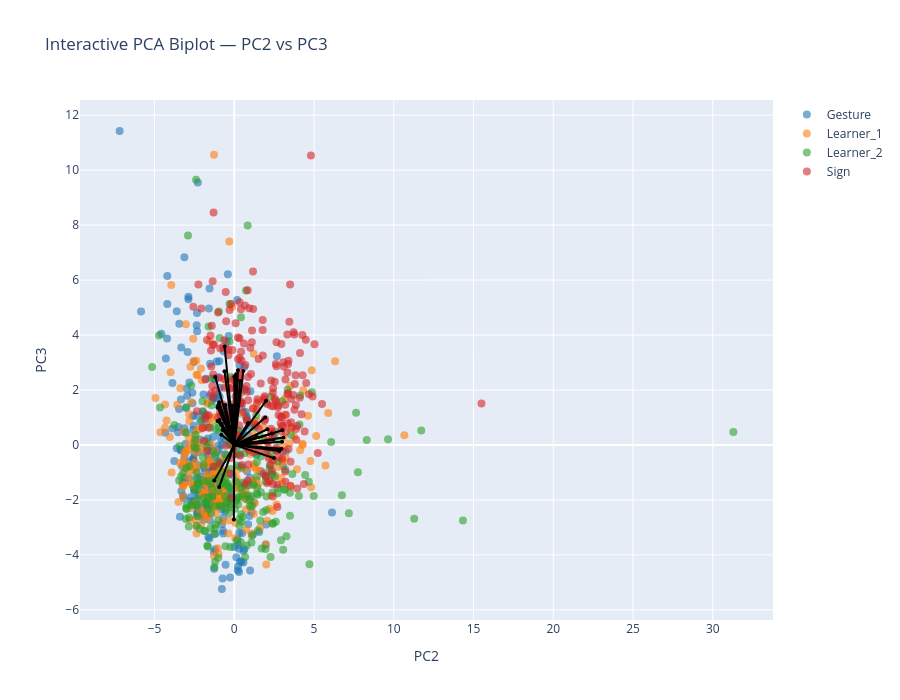

Source (notebook cell):
### Markdown cell above
### Biplot PC2-PC3

### Code cell
pcs_to_plot = [2, 3]  # PC1–PC2

sig_features_GS = (
    df_sig_vars_GS[
        (df_sig_vars_GS["sig_loading"]) &
        (df_sig_vars_GS["PC"].isin(pcs_to_plot))
    ]["feature"]
    .unique()
)

feature_names = df_clean.columns[:-1]
selected_vars = [feature_names.get_loc(f) for f in sig_features_GS if f in feature_names]

arrow_strength = (
    df_sig_vars_GS[df_sig_vars_GS["PC"].isin([pcs_to_plot])]
    .groupby("feature")["index_loading"]
    .mean()
    .to_dict()
)

interactive_PCA_biplot(
    score=x_new_GS, 
    coeff=loadings_GS, 
    labels=feature_names, 
    y=y, 
    selected_vars=selected_vars, 
    pc_x=pcs_to_plot[0], pc_y=pcs_to_plot[1],
    show_labels=False,
    le=le,
    arrow_strength=arrow_strength
)

# static plot
static_PCA_biplot(
    score=x_new_GS, 
    coeff=loadings_GS, 
    labels=feature_names, 
    y=y, 
    selected_vars=selected_vars, 
    pc_x=pcs_to_plot[0], pc_y=pcs_to_plot[1],
    show_labels=False,
    arrow_strength=arrow_strength,
    le=le,
    save_path=os.path.join(curfolder, "Plots", "PCA_GS_all_PC2_3_biplot.png")
)

### Figure 1 — Plotly figure (JSON) as saved in the notebook; plotly's stock layout.template omitted (floating-point values rounded to 4 significant figures; data arrays with more than 128 entries replaced by an {"elided": "..."} marker saying what was removed)
{"data": [{"hoverinfo": "text", "marker": {"color": "#1f77b4", "opacity": 0.6, "size": 8}, "mode": "markers", "name": "Gesture", "showlegend": true, "text": {"elided": "248 str values"}, "type": "scatter", "x": {"elided": "248 float values"}, "y": {"elided": "248 float values"}}, {"hoverinfo": "text", "marker": {"color": "#ff7f0e", "opacity": 0.6, "size": 8}, "mode": "markers", "name": "Learner_1", "showlegend": true, "text": {"elided": "244 str values"}, "type": "scatter", "x": {"elided": "244 float values"}, "y": {"elided": "244 float values"}}, {"hoverinfo": "text", "marker": {"color": "#2ca02c", "opacity": 0.6, "size": 8}, "mode": "markers", "name": "Learner_2", "showlegend": true, "text": {"elided": "240 str values"}, "type": "scatter", "x": {"elided": "240 float values"}, "y": {"elided": "240 float values"}}, {"hoverinfo": "text", "marker": {"color": "#d62728", "opacity": 0.6, "size": 8}, "mode": "markers", "name": "Sign", "showlegend": true, "text": {"elided": "239 str values"}, "type": "scatter", "x": {"elided": "239 float values"}, "y": {"elided": "239 float values"}}, {"hoverinfo": "text", "hovertext": "gross__magnitude__arm_speed_Gmean", "line": {"color": "black"}, "marker": {"size": 4}, "mode": "lines+markers", "showlegend": false, "textposition": "top center", "type": "scatter", "x": [0, -0.6066], "y": [0, 3.582]}, {"hoverinfo": "text", "hovertext": "gross__variability__arm_speed_Gstd", "line": {"color": "black"}, "marker": {"size": 4}, "mode": "lines+markers", "showlegend": false, "textposition": "top center", "type": "scatter", "x": [0, -1.045], "y": [0, 1.361]}, {"hoverinfo": "text", "hovertext": "gross__magnitude__arm_speed_peak_mean", "line": {"color": "black"}, "marker": {"size": 4}, "mode": "lines+markers", "showlegend": false, "textposition": "top center", "type": "scatter", "x": [0, -0.9988], "y": [0, 1.448]}, {"hoverinfo": "text", "hovertext": "gross__rhythm__arm_speed_peak_n", "line": {"color": "black"}, "marker": {"size": 4}, "mode": "lines+markers", "showlegend": false, "textposition": "top center", "type": "scatter", "x": [0, -0.5724], "y": [0, 1.456]}, {"hoverinfo": "text", "hovertext": "gross__rhythm__arm_speed_mod_depth", "line": {"color": "black"}, "marker": {"size": 4}, "mode": "lines+markers", "showlegend": false, "textposition": "top center", "type": "scatter", "x": [0, -0.7299], "y": [0, 0.5446]}, {"hoverinfo": "text", "hovertext": "gross__magnitude__arm_acc_Gmean", "line": {"color": "black"}, "marker": {"size": 4}, "mode": "lines+markers", "showlegend": false, "textposition": "top center", "type": "scatter", "x": [0, -0.6159], "y": [0, 2.681]}, {"hoverinfo": "text", "hovertext": "gross__variability__arm_acc_Gstd", "line": {"color": "black"}, "marker": {"size": 4}, "mode": "lines+markers", "showlegend": false, "textposition": "top center", "type": "scatter", "x": [0, -1.041], "y": [0, 0.874]}, {"hoverinfo": "text", "hovertext": "gross__magnitude__arm_acc_peak_mean", "line": {"color": "black"}, "marker": {"size": 4}, "mode": "lines+markers", "showlegend": false, "textposition": "top center", "type": "scatter", "x": [0, -0.9313], "y": [0, 0.9107]}, {"hoverinfo": "text", "hovertext": "gross__variability__arm_acc_peak_std", "line": {"color": "black"}, "marker": {"size": 4}, "mode": "lines+markers", "showlegend": false, "textposition": "top center", "type": "scatter", "x": [0, -0.8117], "y": [0, 0.3745]}, {"hoverinfo": "text", "hovertext": "gross__rhythm__arm_acc_peak_n", "line": {"color": "black"}, "marker": {"size": 4}, "mode": "lines+markers", "showlegend": false, "textposition": "top center", "type": "scatter", "x": [0, -0.7463], "y": [0, 1.123]}, {"hoverinfo": "text", "hovertext": "gross__rhythm__arm_acc_mod_depth", "line": {"color": "black"}, "marker": {"size": 4}, "mode": "lines+markers", "showlegend": false, "textposition": "top center", "type": "scatter", "x": [0, -0.7807], "y": [0, 0.757]}, {"hoverinfo": "text", "hovertext": "gross__magnitude__arm_speed_integral", "line": {"color": "black"}, "marker": {"size": 4}, "mode": "lines+markers", "showlegend": false, "textposition": "top center", "type": "scatter", "x": [0, -1.193], "y": [0, 2.474]}, {"hoverinfo": "text", "hovertext": "gross__smoothness__arm_intermittency", "line": {"color": "black"}, "marker": {"size": 4}, "mode": "lines+markers", "showlegend": false, "textposition": "top center", "type": "scatter", "x": [0, -1.255], "y": [0, -1.292]}, {"hoverinfo": "text", "hovertext": "gross__rhythm__band3_centroid_totalarm", "line": {"color": "black"}, "marker": {"size": 4}, "mode": "lines+markers", "showlegend": false, "textposition": "top center", "type": "scatter", "x": [0, 0.8508], "y": [0, 0.7593]}, {"hoverinfo": "text", "hovertext": "gross__rhythm__band3_entropy_totalarm", "line": {"color": "black"}, "marker": {"size": 4}, "mode": "lines+markers", "showlegend": false, "textposition": "top center", "type": "scatter", "x": [0, 0.8725], "y": [0, 0.8017]}, {"hoverinfo": "text", "hovertext": "gross__magnitude__bbmv_arms_total", "line": {"color": "black"}, "marker": {"size": 4}, "mode": "lines+markers", "showlegend": false, "textposition": "top center", "type": "scatter", "x": [0, -0.9506], "y": [0, 1.553]}, {"hoverinfo": "text", "hovertext": "fine__handshape__fingertip_spread_mean", "line": {"color": "black"}, "marker": {"size": 4}, "mode": "lines+markers", "showlegend": false, "textposition": "top center", "type": "scatter", "x": [0, 3.007], "y": [0, 0.5368]}, {"hoverinfo": "text", "hovertext": "fine__variability__fingertip_spread_std", "line": {"color": "black"}, "marker": {"size": 4}, "mode": "lines+markers", "showlegend": false, "textposition": "top center", "type": "scatter", "x": [0, 2.998], "y": [0, 0.1186]}, {"hoverinfo": "text", "hovertext": "fine__handshape__thumb_index_mean", "line": {"color": "black"}, "marker": {"size": 4}, "mode": "lines+markers", "showlegend": false, "textposition": "top center", "type": "scatter", "x": [0, 3.086], "y": [0, 0.2663]}, {"hoverinfo": "text", "hovertext": "fine__variability__thumb_index_std", "line": {"color": "black"}, "marker": {"size": 4}, "mode": "lines+markers", "showlegend": false, "textposition": "top center", "type": "scatter", "x": [0, 2.447], "y": [0, 0.1891]}, {"hoverinfo": "text", "hovertext": "fine__handshape__mcp_tip_mean", "line": {"color": "black"}, "marker": {"size": 4}, "mode": "lines+markers", "showlegend": false, "textposition": "top center", "type": "scatter", "x": [0, 2.858], "y": [0, -0.1647]}, {"hoverinfo": "text", "hovertext": "fine__variability__mcp_tip_std", "line": {"color": "black"}, "marker": {"size": 4}, "mode": "lines+markers", "showlegend": false, "textposition": "top center", "type": "scatter", "x": [0, 2.487], "y": [0, -0.4794]}, {"hoverinfo": "text", "hovertext": "fine__handshape__thumb_opposition_mean", "line": {"color": "black"}, "marker": {"size": 4}, "mode": "lines+markers", "showlegend": false, "textposition": "top center", "type": "scatter", "x": [0, 2.074], "y": [0, 0.5702]}, {"hoverinfo": "text", "hovertext": "fine__variability__thumb_opposition_std", "line": {"color": "black"}, "marker": {"size": 4}, "mode": "lines+markers", "showlegend": false, "textposition": "top center", "type": "scatter", "x": [0, 1.411], "y": [0, 0.2929]}, {"hoverinfo": "text", "hovertext": "fine__handshape__handshape_size_mean", "line": {"color": "black"}, "marker": {"size": 4}, "mode": "lines+markers", "showlegend": false, "textposition": "top center", "type": "scatter", "x": [0, 2.961], "y": [0, -0.1404]}, {"hoverinfo": "text", "hovertext": "fine__variability__handshape_size_std", "line": {"color": "black"}, "marker": {"size": 4}, "mode": "lines+markers", "showlegend": false, "textposition": "top center", "type": "scatter", "x": [0, 2.827], "y": [0, -0.2185]}, {"hoverinfo": "text", "hovertext": "fine__variability__handshape_variability", "line": {"color": "black"}, "marker": {"size": 4}, "mode": "lines+markers", "showlegend": false, "textposition": "top center", "type": "scatter", "x": [0, 2.358], "y": [0, 0.4185]}, {"hoverinfo": "text", "hovertext": "fine__magnitude__flexion_speed_mean", "line": {"color": "black"}, "marker": {"size": 4}, "mode": "lines+markers", "showlegend": false, "textposition": "top center", "type": "scatter", "x": [0, 1.991], "y": [0, 1.607]}, {"hoverinfo": "text", "hovertext": "fine__variability__flexion_speed_std", "line": {"color": "black"}, "marker": {"size": 4}, "mode": "lines+markers", "showlegend": false, "textposition": "top center", "type": "scatter", "x": [0, 1.936], "y": [0, 0.9993]}, {"hoverinfo": "text", "hovertext": "fine__smoothness__flexion_intermittency", "line": {"color": "black"}, "marker": {"size": 4}, "mode": "lines+markers", "showlegend": false, "textposition": "top center", "type": "scatter", "x": [0, -0.9459], "y": [0, -1.528]}, {"hoverinfo": "text", "hovertext": "fine__coordination__finger_independence", "line": {"color": "black"}, "marker": {"size": 4}, "mode": "lines+markers", "showlegend": false, "textposition": "top center", "type": "scatter", "x": [0, 0.9742], "y": [0, 0.07771]}, {"hoverinfo": "text", "hovertext": "gross__rhythm__arm_speed_peak_rate", "line": {"color": "black"}, "marker": {"size": 4}, "mode": "lines+markers", "showlegend": false, "textposition": "top center", "type": "scatter", "x": [0, 0.231], "y": [0, 2.717]}, {"hoverinfo": "text", "hovertext": "gross__rhythm__arm_acc_peak_rate", "line": {"color": "black"}, "marker": {"size": 4}, "mode": "lines+markers", "showlegend": false, "textposition": "top center", "type": "scatter", "x": [0, 0.1161], "y": [0, 2.575]}, {"hoverinfo": "text", "hovertext": "gross__rhythm__arm_speed_sampen", "line": {"color": "black"}, "marker": {"size": 4}, "mode": "lines+markers", "showlegend": false, "textposition": "top center", "type": "scatter", "x": [0, 0.566], "y": [0, 2.689]}, {"hoverinfo": "text", "hovertext": "gross__smoothness__arm_sparc", "line": {"color": "black"}, "marker": {"size": 4}, "mode": "lines+markers", "showlegend": false, "textposition": "top center", "type": "scatter", "x": [0, -0.02464], "y": [0, 1.019]}, {"hoverinfo": "text", "hovertext": "gross__rhythm__band1_band_power_totalarm", "line": {"color": "black"}, "marker": {"size": 4}, "mode": "lines+markers", "showlegend": false, "textposition": "top center", "type": "scatter", "x": [0, -0.02652], "y": [0, -2.714]}, {"hoverinfo": "text", "hovertext": "gross__rhythm__band1_centroid_totalarm", "line": {"color": "black"}, "marker": {"size": 4}, "mode": "lines+markers", "showlegend": false, "textposition": "top center", "type": "scatter", "x": [0, 0.3592], "y": [0, 2.327]}, {"hoverinfo": "text", "hovertext": "gross__rhythm__band2_band_power_totalarm", "line": {"color": "black"}, "marker": {"size": 4}, "mode": "lines+markers", "showlegend": false, "textposition": "top center", "type": "scatter", "x": [0, 0.006871], "y": [0, 2.483]}, {"hoverinfo": "text", "hovertext": "gross__rhythm__band2_centroid_totalarm", "line": {"color": "black"}, "marker": {"size": 4}, "mode": "lines+markers", "showlegend": false, "textposition": "top center", "type": "scatter", "x": [0, -0.1347], "y": [0, 1.423]}, {"hoverinfo": "text", "hovertext": "gross__rhythm__band2_entropy_totalarm", "line": {"color": "black"}, "marker": {"size": 4}, "mode": "lines+markers", "showlegend": false, "textposition": "top center", "type": "scatter", "x": [0, -0.09305], "y": [0, 1.105]}, {"hoverinfo": "text", "hovertext": "gross__rhythm__band3_band_power_totalarm", "line": {"color": "black"}, "marker": {"size": 4}, "mode": "lines+markers", "showlegend": false, "textposition": "top center", "type": "scatter", "x": [0, 0.06257], "y": [0, 2.198]}, {"hoverinfo": "text", "hovertext": "fine__variability__flexion_entropy", "line": {"color": "black"}, "marker": {"size": 4}, "mode": "lines+markers", "showlegend": false, "textposition": "top center", "type": "scatter", "x": [0, 0.05605], "y": [0, 1.257]}], "layout": {"height": 700, "hovermode": "closest", "title": {"text": "Interactive PCA Biplot — PC2 vs PC3"}, "width": 900, "xaxis": {"title": {"text": "PC2"}}, "yaxis": {"title": {"text": "PC3"}}}}
